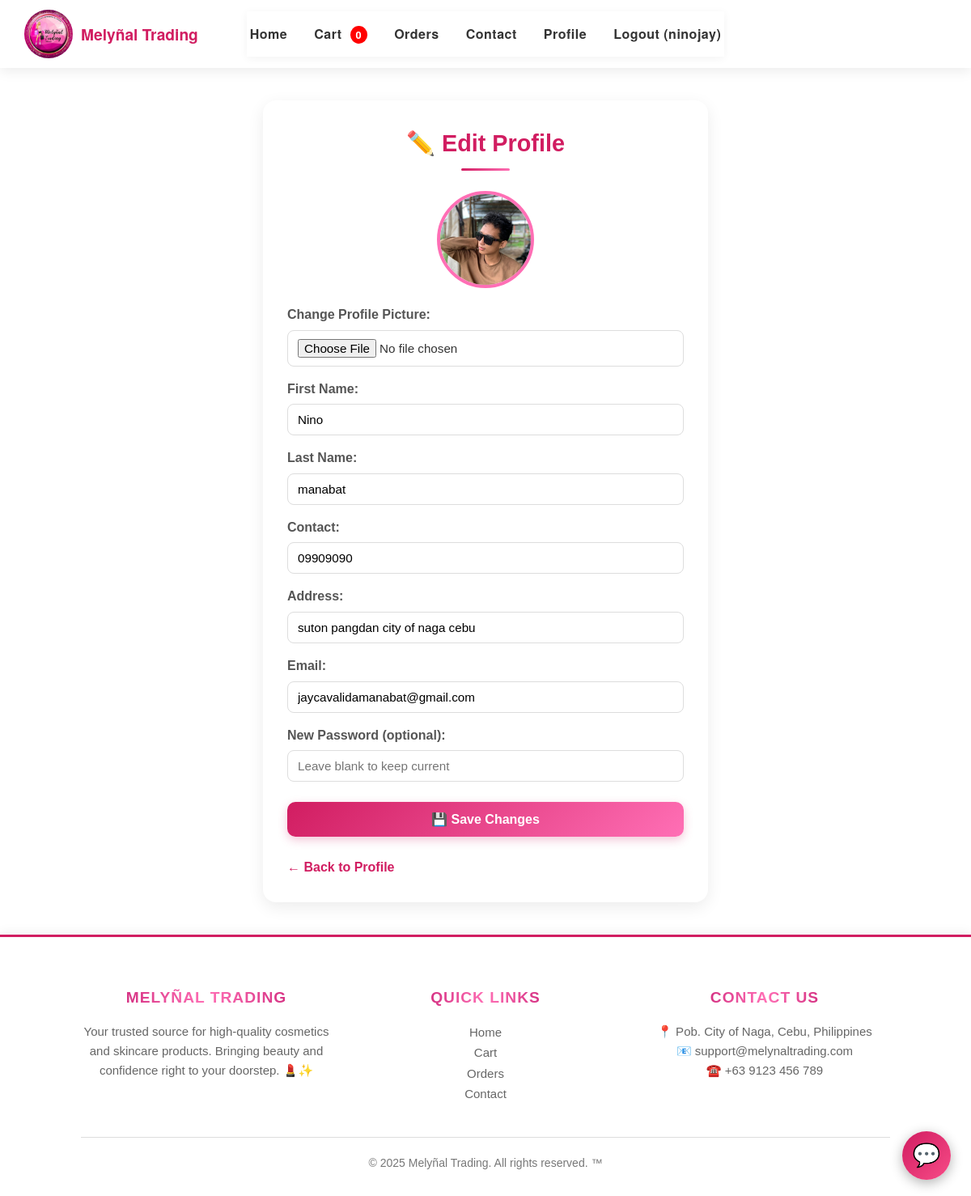
Screenshot of /edit_profile (signed in) with the database file from the repository.
### app.py (models this page shows)
class User(db.Model):
    __tablename__ = 'users'
    id = db.Column(db.Integer, primary_key=True)
    firstname = db.Column(db.String(150), nullable=False)
    lastname = db.Column(db.String(150), nullable=False)
    contact = db.Column(db.String(150), nullable=False)
    address = db.Column(db.String(255), nullable=True)
    username = db.Column(db.String(150), unique=True, nullable=False)
    email = db.Column(db.String(150), unique=True, nullable=False)
    password = db.Column(db.String(200), nullable=False)
    role = db.Column(db.String(50), nullable=False, default='user')
    profile_pic = db.Column(db.String(300), nullable=True)
    orders = db.relationship('Order', back_populates='user', cascade="all, delete-orphan")

### app.py (the view, shortened to what this page needs)
@app.route('/edit_profile', methods=['GET', 'POST'])
@login_required
def edit_profile():
    user = User.query.get(session['user_id'])
    if user is None:
        flash("User not found.", "danger")
        return redirect(url_for('index'))
    return render_template('edit_profile.html', user=user)

### app.py (called while the page is built)
@app.before_request
def load_logged_in_user():
    user_id = session.get('user_id')
    g.user = None
    g.admin = False
    if user_id:
        user = User.query.get(user_id)
        if user:
            g.user = user
            g.is_admin = (user.role == 'admin')

def login_required(f):
    @wraps(f)
    def wrapped(*args, **kwargs):
        if 'user_id' not in session:
            flash("Please log in to access this page.", "warning")
            return redirect(url_for('login'))
        return f(*args, **kwargs)
    return wrapped

### templates/edit_profile.html
{% extends "base.html" %}
{% block content %}
<div class="edit-profile-container">
    <h2 class="edit-profile-title">✏️ Edit Profile</h2>
    <form method="POST" enctype="multipart/form-data" class="edit-profile-form">
        <div class="profile-image-preview">
            <img src="{{ url_for('static', filename='uploads/' + (user.profile_pic or 'default_profile.jpg')) }}">
        </div>
        <label>Change Profile Picture:</label>
        <input type="file" name="profile_image" accept="image/*">
        <label>First Name:</label>
        <input type="text" name="firstname" value="{{ user.firstname }}" required>
        <label>Last Name:</label>
        <input type="text" name="lastname" value="{{ user.lastname }}" required>
        <label>Contact:</label>
        <input type="text" name="contact" value="{{ user.contact }}" required>
        <label>Address:</label>
        <input type="text" name="address" value="{{ user.address or '' }}" required>
        <label>Email:</label>
        <input type="email" name="email" value="{{ user.email }}" required>
        <label>New Password (optional):</label>
        <input type="password" name="password" placeholder="Leave blank to keep current">
        <button type="submit" class="save-btn">
            💾 Save Changes
        </button>
        <a href="{{ url_for('profile') }}" class="back-link">← Back to Profile</a>
    </form>
</div>
{% endblock %}

### templates/base.html (shortened to what this page needs)
<html lang="en">
<head>
    <link rel="stylesheet" href="{{ url_for('static', filename='css/style.css') }}">
</head>
<body>
    <header>
        <div class="logo">
            <a href="{{url_for('index')}}">
                <img src="{{ url_for('static', filename='images/image6.jpg') }}" alt="Melynal Logo">
                Melyñal Trading
            </a>
        </div>
        <nav>
            <ul>
                {% if g.user %}
                    {% if g.is_admin %}
                        <li><a href="{{ url_for('index') }}">Home</a></li>
                        <li><a href="{{ url_for('admin_dashboard') }}">Admin Dashboard</a></li>
                        <li class="logout"><a href="{{ url_for('logout') }}">Logout ({{ g.user.username }})</a></li>
                    {% else %}
                        <li><a href="{{ url_for('index') }}">Home</a></li>
                        <li>
                            <a href="{{ url_for('cart') }}" id="cart-link">
                                Cart <span id="cart-count" class="cart-count">{{ session['cart']|length if session.get('cart') else 0 }}</span>
                            </a>
                        </li>
                        <li><a href="{{ url_for('order_history') }}">Orders</a></li>
                        <li><a href="{{ url_for('contact') }}">Contact</a></li>
                        <li><a href="{{ url_for('profile') }}">Profile</a></li>
                        <li class="logout"><a href="{{ url_for('logout') }}">Logout ({{ g.user.username }})</a></li>
                    {% endif %}
                {% else %}
                    <li><a href="{{ url_for('index') }}">Home</a></li>
                    <li><a href="{{ url_for('about_page') }}">About</a></li>
                    <li><a href="{{ url_for('login') }}">Login</a></li>
                    <li><a href="{{ url_for('register') }}">Register</a></li>
                {% endif %}
            </ul>
        </nav>
    </header>
    <div class="container">
        {% block content %}
        {% endblock %}
    </div>
    <footer>
        <div class="footer-container">
            <div class="footer-grid">
                <div>
                    <h3>Melyñal Trading</h3>
                    <p>Your trusted source for high-quality cosmetics and skincare products.
                    Bringing beauty and confidence right to your doorstep. 💄✨</p>
                </div>
                <div>
                    <h4>Quick Links</h4>
                    <ul style="list-style:none; padding:0; margin:0;">
                        {% if g.user %}
                            {% if g.is_admin %}
                                <li><a href="{{ url_for('index') }}">Home</a></li>
                                <li><a href="{{ url_for('admin_dashboard') }}">Admin Dashboard</a></li>
                            {% else %}
                                <li><a href="{{ url_for('index') }}">Home</a></li>
                                <li><a href="{{ url_for('cart') }}">Cart</a></li>
                                <li><a href="{{ url_for('order_history') }}">Orders</a></li>
                                <li><a href="{{ url_for('contact') }}">Contact</a></li>
                            {% endif %}
                        {% else %}
                            <li><a href="{{ url_for('index') }}">Home</a></li>
                            <li><a href="{{ url_for('login') }}">Login</a></li>
                            <li><a href="{{ url_for('register') }}">Register</a></li>
                        {% endif %}
                    </ul>
                </div>
                <div>
                    <h4>Contact Us</h4>
                    <p>📍 Pob. City of Naga, Cebu, Philippines</p>
                    <p>📧 support@melynaltrading.com</p>
                    <p>☎️ +63 9123 456 789</p>
                </div>
            </div>
            <div class="footer-bottom">
                <p>&copy; 2025 Melyñal Trading. All rights reserved. &trade;</p>
            </div>
        </div>
    </footer>
    <div id = "chatbot-container">
        <div id = "chatbot-toggle">💬</div>
    </div>
</body>
</html>

### rows the page displays
User: user.username "ninojay", profile_pic (picture), firstname "Nino", lastname "manabat", contact "09909090", address "suton pangdan city of naga cebu", email "jaycavalidamanabat@gmail.com"

### other values shown
{{ session['cart']|length if session.get('cart') else 0 }} "0"
